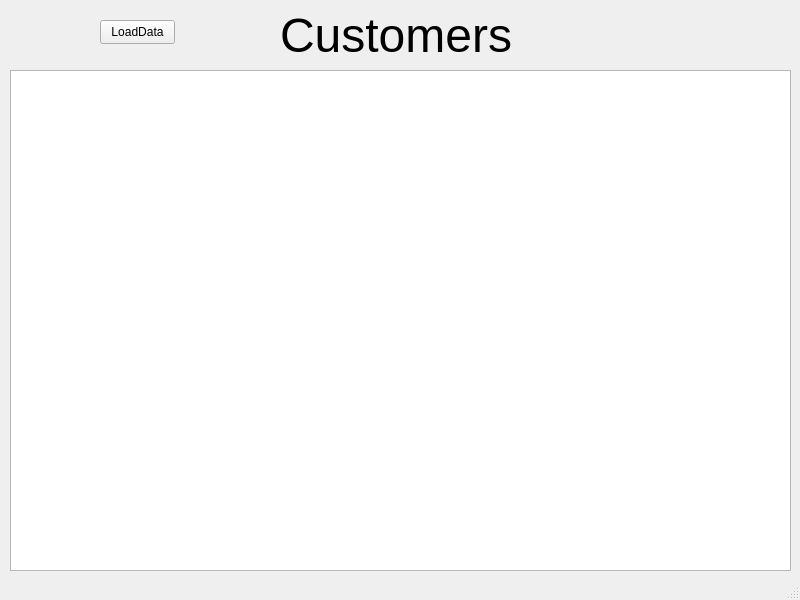
<?xml version="1.0" encoding="UTF-8"?>
<ui version="4.0">
 <class>MainWindow</class>
 <widget class="QMainWindow" name="MainWindow">
  <property name="geometry">
   <rect>
    <x>0</x>
    <y>0</y>
    <width>800</width>
    <height>600</height>
   </rect>
  </property>
  <property name="windowTitle">
   <string>MainWindow</string>
  </property>
  <widget class="QWidget" name="centralwidget">
   <widget class="QLabel" name="label">
    <property name="geometry">
     <rect>
      <x>280</x>
      <y>10</y>
      <width>281</width>
      <height>51</height>
     </rect>
    </property>
    <property name="font">
     <font>
      <pointsize>36</pointsize>
     </font>
    </property>
    <property name="text">
     <string>Customers</string>
    </property>
    <property name="textFormat">
     <enum>Qt::TextFormat::PlainText</enum>
    </property>
   </widget>
   <widget class="QTableWidget" name="tableWidget">
    <property name="geometry">
     <rect>
      <x>10</x>
      <y>70</y>
      <width>781</width>
      <height>501</height>
     </rect>
    </property>
   </widget>
   <widget class="QPushButton" name="pushButton">
    <property name="geometry">
     <rect>
      <x>100</x>
      <y>20</y>
      <width>75</width>
      <height>24</height>
     </rect>
    </property>
    <property name="text">
     <string>LoadData</string>
    </property>
   </widget>
  </widget>
  <widget class="QMenuBar" name="menubar">
   <property name="geometry">
    <rect>
     <x>0</x>
     <y>0</y>
     <width>800</width>
     <height>22</height>
    </rect>
   </property>
  </widget>
  <widget class="QStatusBar" name="statusbar"/>
 </widget>
 <resources/>
 <connections/>
</ui>
